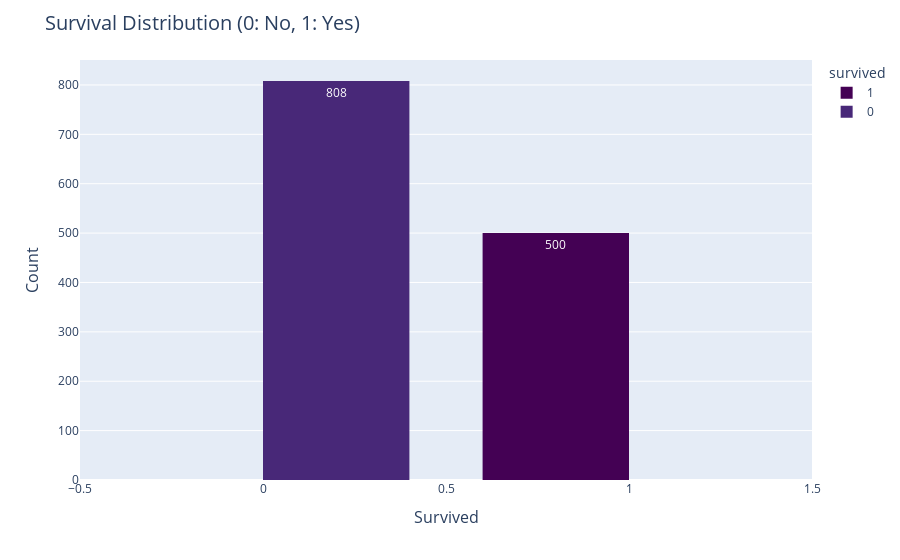

The notebook cell this image was saved under:
### Markdown cell above
## 7.1 Survived Passenger

### Code cell
fig = px.histogram(
    df, 
    x="survived", 
    color="survived", 
    barmode="group",
    text_auto=True, 
    color_discrete_sequence=px.colors.sequential.Viridis
)

fig.update_layout(
    title="Survival Distribution (0: No, 1: Yes)",
    xaxis_title="Survived",
    yaxis_title="Count",
    title_font=dict(size=20),
    xaxis=dict(title_font=dict(size=16)),
    yaxis=dict(title_font=dict(size=16))
)

fig.show()

### Figure 1 — Plotly figure (JSON) as saved in the notebook; plotly's stock layout.template omitted (floating-point values rounded to 4 significant figures; data arrays with more than 128 entries replaced by an {"elided": "..."} marker saying what was removed)
{"data": [{"alignmentgroup": "True", "bingroup": "x", "hovertemplate": "survived=%{x}<br>count=%{y}<extra></extra>", "legendgroup": "1", "marker": {"color": "#440154", "pattern": {"shape": ""}}, "name": "1", "offsetgroup": "1", "orientation": "v", "showlegend": true, "texttemplate": "%{value}", "type": "histogram", "x": {"elided": "500 int values"}, "xaxis": "x", "yaxis": "y"}, {"alignmentgroup": "True", "bingroup": "x", "hovertemplate": "survived=%{x}<br>count=%{y}<extra></extra>", "legendgroup": "0", "marker": {"color": "#482878", "pattern": {"shape": ""}}, "name": "0", "offsetgroup": "0", "orientation": "v", "showlegend": true, "texttemplate": "%{value}", "type": "histogram", "x": {"elided": "808 int values"}, "xaxis": "x", "yaxis": "y"}], "layout": {"barmode": "group", "legend": {"title": {"text": "survived"}, "tracegroupgap": 0}, "margin": {"t": 60}, "title": {"font": {"size": 20}, "text": "Survival Distribution (0: No, 1: Yes)"}, "xaxis": {"anchor": "y", "categoryarray": [1, 0], "categoryorder": "array", "domain": [0, 1], "title": {"font": {"size": 16}, "text": "Survived"}}, "yaxis": {"anchor": "x", "domain": [0, 1], "title": {"font": {"size": 16}, "text": "Count"}}}}
